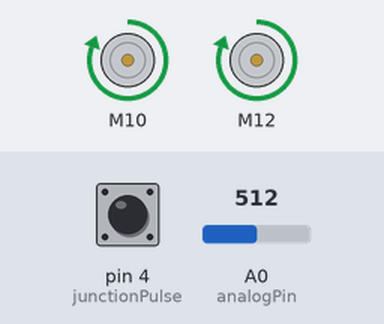
Recording of a sketch running on a simulated Arduino Uno, built with avr-gcc and run on an emulated ATmega328P. Parts: 2 × DC motor (green arrow = forward, orange = backward, longer = faster). Inputs (shaded band) come from the test bench; at power-on: pin 4 (junctionPulse) LOW, A0 (analogPin) = 512. What the sketch prints to the serial monitor is not drawn.

Above: at 0.1 s.
Timing chart, 0 to 1.6 s (numbered marks = the images above):
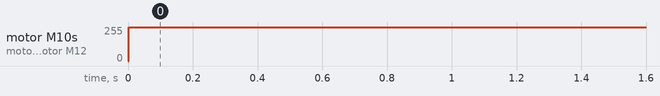

Measured:
- by itself, motor M10, motor M12: stopped → forward 255/255 at 0.00 s

The sketch:

LSA08_Analog_PID.ino
```cpp
#include "CytronMotorDriver.h"

const byte analogPin = 0;   // Connect AN output of LSA08 to analog pin 0
const byte junctionPulse = 4;   // Connect JPULSE of LSA08 to pin 4

// Configure the motor driver.
CytronMD motor_Left(PWM_DIR, 10, 11);  // PWM 1 = Pin 10, DIR 1 = Pin 11.
CytronMD motor_Right(PWM_DIR, 12, 13);  // PWM 2 = Pin 12, DIR 2 = Pin 13.

int readVal,positionVal;    // Variables to store analog and line position value
unsigned int junctionCount = 0;   // Variable to store junction count value

//setting PID and Speed Constant
int MAX_SPEED= 255;
//PID Constants to be set by trial and error while testing
float Kp = 0.0;
float Kd = 0.0;
float Ki = 0.0;

long prevT = 0;
float prev_err = 0;
float eintegral = 0;

void setup()
{

  pinMode(junctionPulse,INPUT);
  Serial.begin(115200);

}

void loop()
{

  // Checking for junction crossing; if juction detected, then keep moving forward
  if(digitalRead(junctionPulse))
  {
    while(digitalRead(junctionPulse))
    {
      motor_Left.setSpeed(MAX_SPEED);
      motor_Right.setSpeed(MAX_SPEED);
    }

    // Increment junction count by 1 after the junction
    junctionCount++;
  }

  // Read value from analog pin
  readVal = analogRead(analogPin);

  // Convert voltage level into line position value
  positionVal = ((float)readVal/921)*70;

  long currT = micros(); //get the current time
  float deltaT = ((float) (currT - prevT))/( 1.0e6 );
  prevT = currT;

  int set_pos= 36;
  int err = positionVal - set_pos; // propotional
  float dert = (err-prev_err)/(deltaT); //derivative
  float eintegral = eintegral + err*deltaT; // integral
  prev_err = err;

  //PID-Controller applied on Model
  int w = (int) (Kp*err + Kd*dert + Ki*eintegral);

  //Converting to Differential Drive
  int w_l = MAX_SPEED - w;
  int w_r = MAX_SPEED + w;

  //Caping the speeds
  //left
  if (w_l > 255)
  {
    w_l = 255;
  }
  if (w_l < -255)
  {
    w_l = -255;
  }
  //right
  if (w_l > 255)
  {
    w_l = 255;
  }
  if (w_r < -255)
  {
    w_r = -255;
  }

  //Print the direction with the speed
  if (w_l > w_r)
  {
    Serial.println("Moving Right");
  }
  else if (w_r > w_l)
  {
    Serial.println("Moving Left");
  }
  else if ((w_r == w_l) && (w_r != 0))
  {
    Serial.println("Moving Forward");
  }
  else
  {
    Serial.println("Waiting");
  }
  Serial.print("Left Speed: ");
  Serial.println(w_l);
  Serial.print("Right Speed:");
  Serial.println(w_r);

  //Printing the junction count
  Serial.print("Junction Count: ");
  Serial.println(junctionCount);

  //Running the motors
  motor_Left.setSpeed(w_l);
  motor_Right.setSpeed(w_r);

}
```
